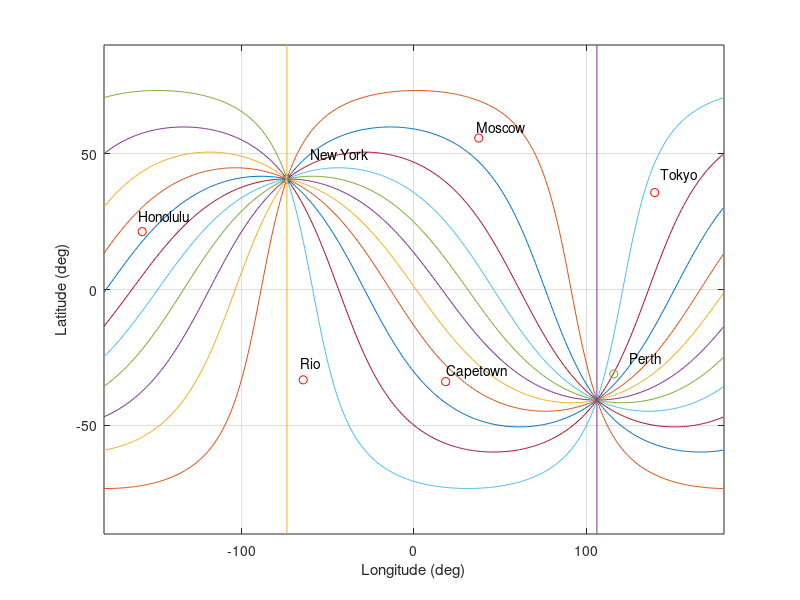

The MATLAB script that drew this image:
% Script p7_3_3.m; min distance paths to New York from all over
% the world;		                            12/96,  7/23/02
%
c=pi/180; phf=-73.8*c; thf=40.7*c; 
al1=[phf-pi/12:-pi/12:phf-pi+pi/15]; N=length(al1);
%
figure(1); clf; plot(phf/c,thf/c,'o'); hold on
for i=1:N, al=al1(i); thm=atan(tan(thf)/sin(phf-al));
   ph=[-pi:.02:phf]; un=ones(1,length(ph)); 
   th=atan(tan(thm)*sin(ph-al*un)); plot(ph/c,th/c);
end; clear al1
al1=[phf+pi/12:pi/12:phf+pi-pi/15]; N=length(al1);
for i=1:N, al=al1(i); thm=atan(tan(thf)/sin(phf-al));
 ph=[phf:.02:pi]; un=ones(1,length(ph));
 th=atan(tan(thm)*sin(ph-al*un)); plot(ph/c,th/c);
end;
plot((phf/c)*[1 1],[-90 90],(phf/c+180)*[1 1],[-90 90],116,...
   -31-5/60,'o',18+22/60,-33-55/60,'ro',139.75,35.67,'ro',...
   -157-51/60,21+18/60,'ro',-64.33,-33.25,'ro',37.6,55.75,'ro');
grid;  hold off; text(-66,-27,'Rio'); text(36,60,'Moscow') 
axis([-180 180 -90 90]);text(143,42,'Tokyo') 
text(-160,27,'Honolulu'); text(-60,50,'New York')
text(125,-25,'Perth'); text(19,-30,'Capetown')
xlabel('Longitude (deg)'); ylabel('Latitude (deg)')
